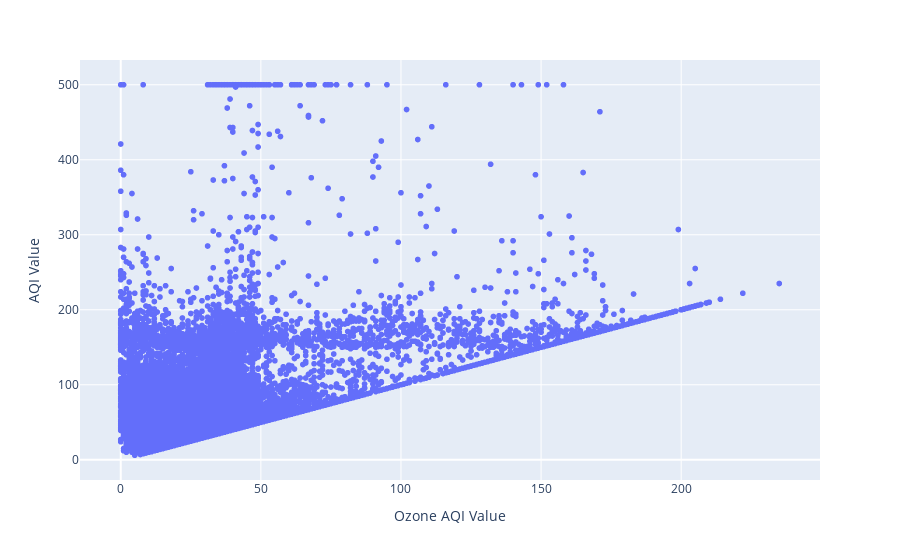

Notebook code for this chart:
### Code cell
import plotly.express as px

fig = px.scatter(poll, x='Ozone AQI Value', y='AQI Value')
fig.show()

### Figure 1 — Plotly figure (JSON) as saved in the notebook; plotly's stock layout.template omitted (floating-point values rounded to 4 significant figures; data arrays with more than 128 entries replaced by an {"elided": "..."} marker saying what was removed)
{"data": [{"hovertemplate": "Ozone AQI Value=%{x}<br>AQI Value=%{y}<extra></extra>", "legendgroup": "", "marker": {"color": "#636efa", "symbol": "circle"}, "mode": "markers", "name": "", "showlegend": false, "type": "scattergl", "x": {"elided": "23463 int values"}, "xaxis": "x", "y": {"elided": "23463 int values"}, "yaxis": "y"}], "layout": {"legend": {"tracegroupgap": 0}, "margin": {"t": 60}, "xaxis": {"anchor": "y", "domain": [0, 1], "title": {"text": "Ozone AQI Value"}}, "yaxis": {"anchor": "x", "domain": [0, 1], "title": {"text": "AQI Value"}}}}
